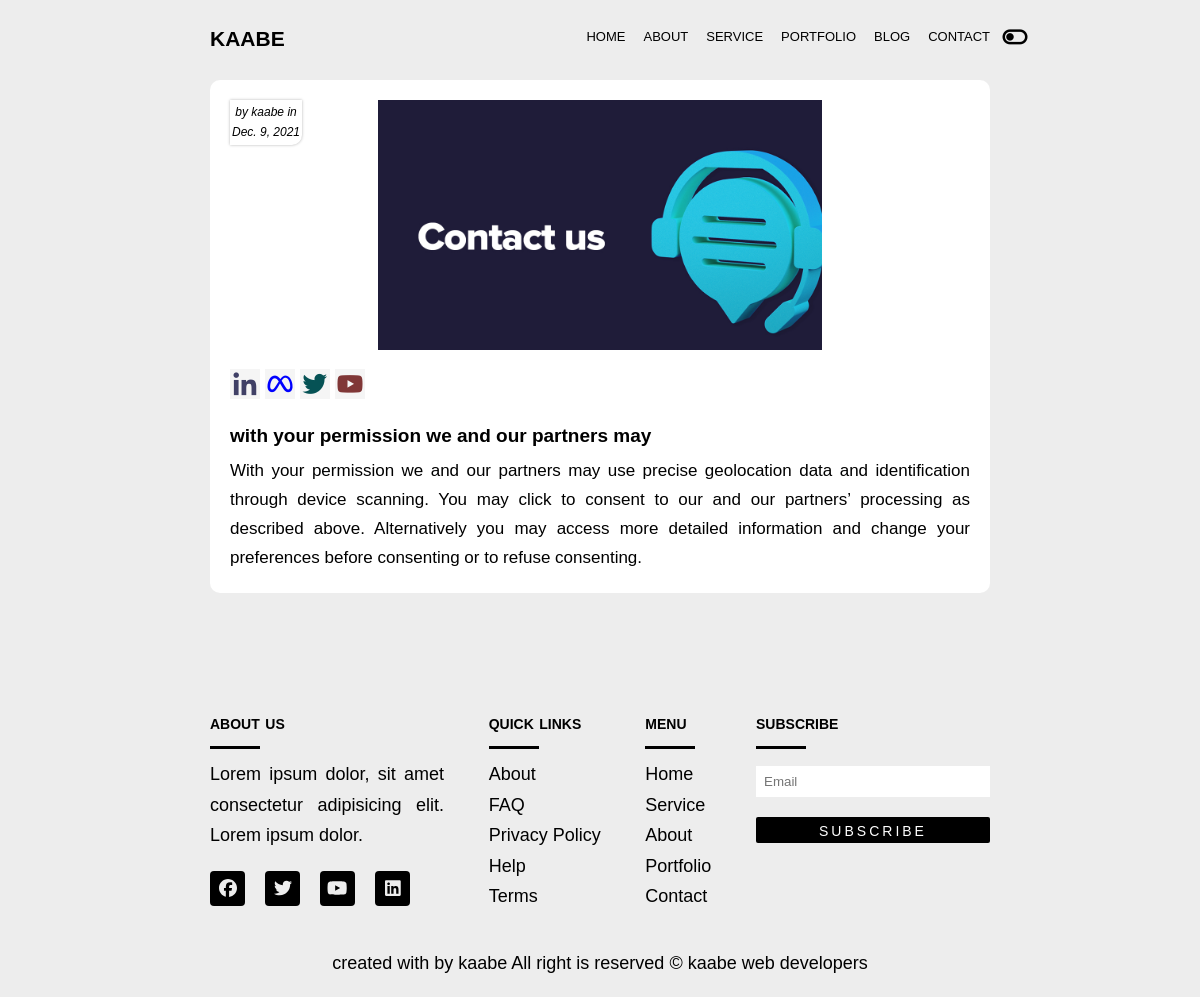
/blog/detail/3/, run on the app's committed database.
### blog/models.py (models this page shows, shortened)
class Post(models.Model):
    title = models.CharField(max_length=200)
    slug = models.CharField(max_length=200)
    image = models.ImageField(upload_to='post_images/', null=True,blank=True)
    author = models.ForeignKey(User,on_delete=models.CASCADE)
    body =  models.TextField('Editor',blank=True, null=True)
    status = models.CharField(max_length=56,choices=STATUS_CHOICES,default='drafted')
    created = models.DateTimeField(auto_now_add=True)
    updated = models.DateTimeField(auto_now=True)

### blog/views.py (the view)
# urls.py: path('detail/<str:pk>/',post_detail,name='detail'),
def post_detail(request,pk):
    post = Post.objects.get(id=pk)
    context = {
        'post':post,
    }
    return render(request,'blog/detail.html',context)

### blog/templates/blog/detail.html
{%extends 'base/base.html'%}
{%block content%}
{%load static%}
<section class="section blog" id="blog">
    <div class="container">
        <div class="grid">
            <div class="blog__card">
                <div class="blog__img" style="text-align: center;">
                    <img src="{{post.image.url}}" style="max-width: 60%; height: 250px;object-fit: cover;" alt="post images">
                    <div class="date">
                        <span>by {{post.author}} in</span><br>
                        <span>{{post.created|date}}</span>
                    </div>
                </div>
                <div class="blog__social">
                    <ul class="blog__social__lists">
                        <li class="blog__social__list">
                            <i class="bx bxl-linkedin bx-lg" style="color: rgb(64, 64, 102);"></i>
                            <i class="bx bxl-meta bx-lg" style="color: blue;"></i>
                            <i class="bx bxl-twitter bx-lg" style="color: rgb(6, 82, 85);"></i>
                            <i class="bx bxl-youtube bx-lg" style="color: rgb(128, 55, 55);"></i>
                        </li>
                    </ul>
                </div>
                <div class="blog__description">
                    <h2 class="blog__post__title">{{post.title}}</h2>
                    <p class="blog__post__data">{{post.body}}</p>
                </div>
            </div>
        </div>
    </div>
</section>
{%endblock%}

### staticfiles/css/style.css (style rules this page uses)
:root { --body-color: hsl(0, 0%, 93%); --primary-color:hsl(0, 0%, 0%); --secondray-color:hsl(0, 0%, 100%); --font-weight-light:100; --font-weight-semi-bold:600; --font-weight-bold:900; --bigest-font-size:4rem; --h1-font-size: Clamp(3rem, 3.5vw, 4rem); --h2-font-size:2.5rem; --h3-font-size:2rem; --normal-font-size:1.8rem; --small-font-size:1rem; --title-line-height: 1; --text-line-height: 1.7; --font-family-verdana: Verdana, Geneva, Tahoma, sans-serif; --section-margin:6em; --mr__bottom:1.5em; --m_tb:1em 0; --pd:1rem 0; --gap:4rem; }
*, *::before, *::after { padding: 0; margin: 0; box-sizing: border-box; }
html { font-size: 62.5%; }
body { background-color: var(--body-color); font-size: var(--normal-font-size); line-height: var(--text-line-height); font-weight: var(--font-weight-light); color: var(--primary-color); font-family: var(--font-family-verdana); }
h1, h2, h3 { color: var(--primary-color); font-weight: 600; }
h2, h3 { text-transform: lowercase; font-variant: small-caps; }
h2 { font-size: 3rem; }
ul { list-style: none; }
img { width: 100%; object-fit: cover; }
.container { width: min(65%, 1128px); margin-inline: auto; position: relative; }
.grid { display: grid; grid-template-columns: repeat(auto-fit, minmax(200px, 1fr)); gap: var(--gap); }
.section { padding-top: 8rem; padding-bottom: 4rem; }
.blog__card { background-color: var(--secondray-color); border-radius: 10px; padding: 20px; color: var(--secondray-color); }
.blog__img { width: 100%; object-fit: cover; position: relative; }
.blog .date { position: absolute; left: 0; top: 0; font-size: 1.2rem; padding: 0.2rem; font-style: italic; color: var(--primary-color); background-color: var(--secondray-color); border-radius: 0px 0px 10px 0px; box-shadow: 0px 0px 3px rgba(0, 0, 0, 0.3); }
.blog__social { padding: 0.5em 0; }
.blog__social__list .bx { font-size: 30px; background-color: whitesmoke; }
.blog__description { margin: 0; font-size: 1.7rem; color: var(--primary-color); }
.blog__post__data { text-align: justify; }
.blog__post__title { color: var(--primary-color); margin: 0.5rem 0; font-variant: normal; font-size: 1.9rem; text-transform: lowercase; }

### data on the page
Post: image (picture), author "kaabe", created "Dec. 9, 2021", title "with your permission we and our partners may", body "With your permission we and our partners may use precise geolocation data and identification through device scanning. You may click to consent to our and our partners’ processing as described above. Alternatively you may access more detailed information and change your preferences before consenting or to refuse consenting."
